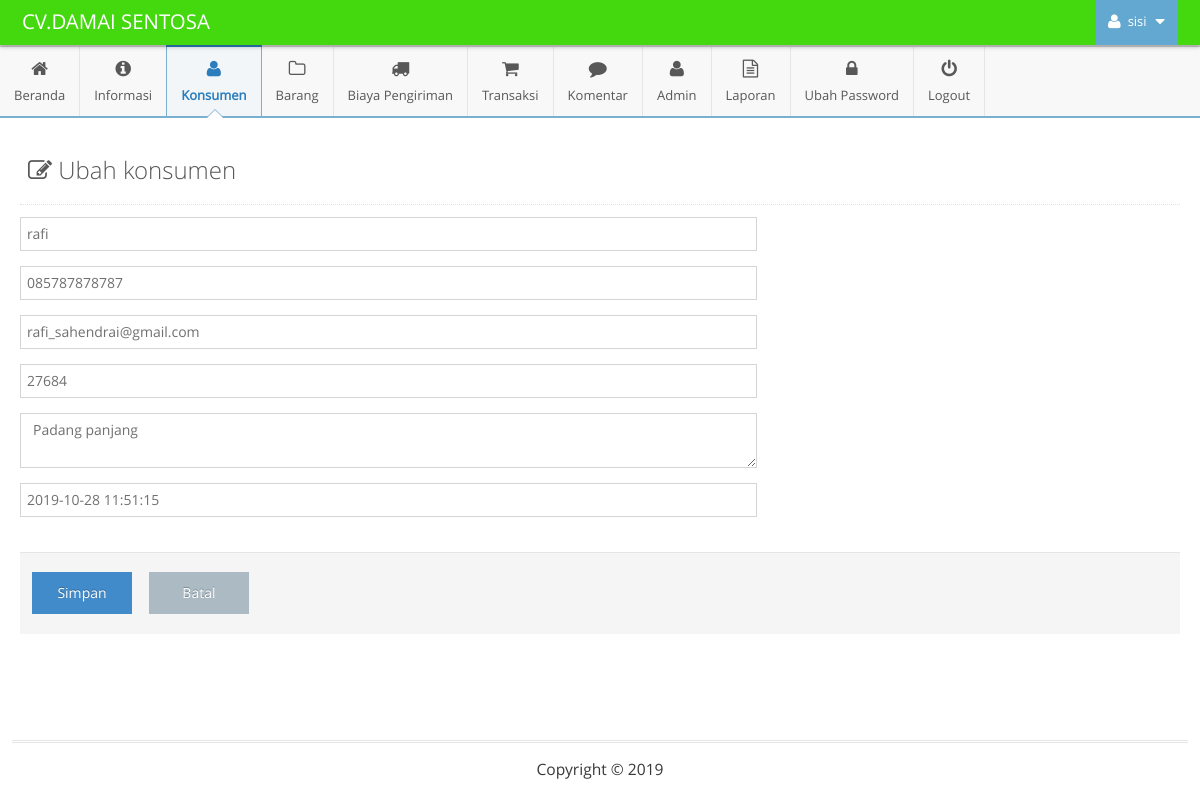
The app's page /admin/main.php?module=form_konsumen&form=edit&id=52 (signed in) with its own data.
### tables this page shows
CREATE TABLE `tbl_konsumen` (
  `id_konsumen` int(11) NOT NULL,
  `tanggal_daftar` timestamp NOT NULL DEFAULT CURRENT_TIMESTAMP,
  `nama_konsumen` varchar(30) NOT NULL,
  `alamat` varchar(100) NOT NULL,
  `kota` int(4) NOT NULL,
  `provinsi` int(2) NOT NULL,
  `kode_pos` varchar(5) NOT NULL,
  `telepon` varchar(12) NOT NULL,
  `email` varchar(30) NOT NULL,
  `password` varchar(50) NOT NULL
);

### admin/modules/konsumen/form.php (the view, shortened to what this page needs)
<?php
if ($_GET['form']=='add') { ?>
	<div class="page-content">
		<div class="page-header">
			<h1 style="color:#585858">
				<i class="ace-icon fa fa-edit"></i>
				Input Produk
			</h1>
		</div>
		<div class="row">
			<div class="col-xs-12">
				<form class="form-horizontal" role="form" action="modules/konsumen/proses.php?act=insert" method="POST" enctype="multipart/form-data" />
					<div class="row">
						<div style="padding-right: 40px" class="col-xs-12 col-md-8">
<div class="form-group">
								<div class="col-sm-12">
									<input type="text" class="col-xs-12 col-sm-12" name="nama_produk" placeholder="ID Produk.." autocomplete="off" required />
								</div>
							</div>
							<div class="form-group">
								<div class="col-sm-12">
									<input type="text" class="col-xs-12 col-sm-12" name="nama_barang" placeholder="Nama Produk.." autocomplete="off" required />
								</div>
							</div>
							<div class="form-group">
								<div class="col-sm-12">
									<textarea class="col-xs-12 col-sm-12" id="ckeditor" name="deskripsi" required></textarea>
								</div>
							</div>
						</div>
						<div class="col-xs-12 col-md-4">
							<div>
								<label style="color:#478fca;font-size:14px;font-weight:bold">Tanggal Masuk</label>
								<div class="input-group">
									<input class="form-control date-picker" type="text" data-date-format="dd-mm-yyyy" name="tanggal_masuk" value="<?php echo date("d-m-Y"); ?>" required />
									<span class="input-group-addon">
										<i class="fa fa-calendar bigger-110"></i>
									</span>
								</div>
							</div>
							<br>
							<div>
								<label style="color:#478fca;font-size:14px;font-weight:bold">Kategori</label>
								<div>
									<select class="chosen-select" name="kategori" data-placeholder="Pilih Kategori..." required>
										<option value=""></option>
								<?php
								$query = mysqli_query($mysqli, "SELECT id_kategori, nama_kategori FROM tbl_kategori
																ORDER BY nama_kategori ASC")
																or die('Ada kesalahan pada query tampil data kategori: '.mysqli_error($mysqli));
	                            while ($data = mysqli_fetch_assoc($query)) {
									echo"<option value=\"$data[id_kategori]\"> $data[nama_kategori] </option>";
								}
								?>
									</select>
								</div>
							</div>
							<hr>
							<div>
								<label style="color:#478fca;font-size:14px;font-weight:bold">Harga</label>
								<div class="input-group">
									<span class="input-group-addon">Rp</span>
									<input type="text" class="form-control" name="harga" autocomplete="off" onKeyPress="return goodchars(event,'0123456789',this)" required />
								</div>
							</div>
							<br>
							<div>
								<label style="color:#478fca;font-size:14px;font-weight:bold">Stok</label>
								<div>
									<input type="text" class="form-control" name="stok" autocomplete="off" onKeyPress="return goodchars(event,'0123456789',this)" required />
								</div>
							</div>
							<hr>
							<div>
								<label style="color:#478fca;font-size:14px;font-weight:bold">Gambar</label>
* Ukuran max 1 MB
								<div>
									<input type="file" id="id-input-file-2" name="gambar" required />
								</div>
							</div>
						</div>
					</div>
					<div class="clearfix form-actions">
						<div class="col-md-offset-0 col-md-12">
							<input style="width:100px" type="submit" class="btn btn-primary" name="simpan" value="Simpan" />
							&nbsp; &nbsp;
							<a style="width:100px" href="?module=konsumen" class="btn">Batal</a>
						</div>
					</div>
				</form>
			</div>
		</div>
	</div>
<?php
}
elseif ($_GET['form']=='edit') {
	if (isset($_GET['id'])) {
	    $query = mysqli_query($mysqli, "SELECT * FROM tbl_konsumen as a INNER JOIN tbl_kabkota as b INNER JOIN tbl_provinsi as c
															ON a.kota=b.id_kabkota AND a.provinsi=c.id_provinsi
															WHERE a.id_konsumen!='0' and
	    								 a.id_konsumen='$_GET[id]'")
	    								or die('Ada kesalahan pada query tampil data ubah : '.mysqli_error($mysqli));
	    $data  = mysqli_fetch_assoc($query);
		$nama_konsumen = $data['nama_konsumen'];
		$tgl           = $data['tanggal_daftar'];
		$alamat   = $data['alamat'];
		$telepon     = $data['telepon'];
		$email        = $data['email'];
		$kodepos        = $data['kode_pos'];
  	}
?>
	<div class="page-content">
		<div class="page-header">
			<h1 style="color:#585858">
				<i class="ace-icon fa fa-edit"></i>
				Ubah konsumen
			</h1>
		</div>
		<div class="row">
			<div class="col-xs-12">
				<form class="form-horizontal" role="form" action="modules/konsumen/proses.php?act=update" method="POST" enctype="multipart/form-data" />
					<div class="row">
						<div style="padding-right: 40px" class="col-xs-12 col-md-8">
							<div class="form-group">
								<div class="col-sm-12">
									<input type="text" class="col-xs-12 col-sm-12" name="nama_konsumen" placeholder="Nama Konsumen.." autocomplete="off" value="<?php echo $nama_konsumen; ?>" required />
								</div>
							</div>
<div class="form-group">
								<div class="col-sm-12">
									<input type="text" class="col-xs-12 col-sm-12" name="telepon" placeholder="Telepon.." autocomplete="off" value="<?php echo $telepon; ?>" required />
								</div>
							</div>
							<div class="form-group">
								<div class="col-sm-12">
									<input type="text" class="col-xs-12 col-sm-12" name="email" placeholder="Nama Konsumen.." autocomplete="off" value="<?php echo $email; ?>" required />
								</div>
							</div>
							<div class="form-group">
								<div class="col-sm-12">
									<input type="text" class="col-xs-12 col-sm-12" name="kodepos" placeholder="Nama Konsumen.." autocomplete="off" value="<?php echo $kodepos; ?>" required />
								</div>
							</div>
							<div class="form-group">
								<div class="col-sm-12">
									<textarea class="col-xs-12 col-sm-12"  name="alamat" required><?php echo $alamat; ?></textarea>
								</div>
							</div>
<div class="form-group">
								<div class="col-sm-12">
<input class="form-control date-picker" type="text" name="tanggal_masuk" value="<?php echo $tgl; ?>" required />
									</div>
							</div>
						</div>
						<div class="col-xs-12 col-md-4">
							<br>
						</div>
					</div>
					<div class="clearfix form-actions">
						<div class="col-md-offset-0 col-md-12">
							<input style="width:100px" type="submit" class="btn btn-primary" name="simpan" value="Simpan" />
							<a style="width:100px" href="?module=konsumen" class="btn">Batal</a>
						</div>
					</div>
			</div>
		</div>
	</div>
<?php
}
?>

### records on screen
tbl_konsumen: nama_konsumen "rafi", telepon "085787878787", email "rafi_sahendrai@gmail.com", kodepos "27684", alamat "Padang panjang", tanggal_masuk "2019-10-28 11:51:15"

### other values on screen
$_SESSION['nama_admin'] "sisi"
